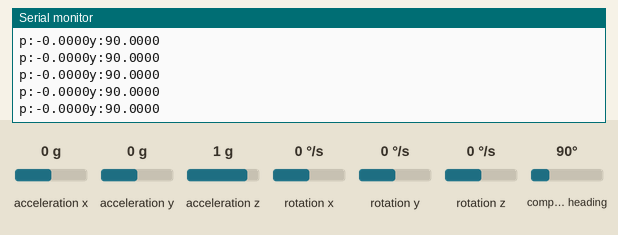
Bench run of a sketch on a simulated Arduino Uno, built with avr-gcc and run on an emulated ATmega328P. Shown: the last lines printed to the serial monitor. Inputs (shaded band) come from the test bench; at power-on: acceleration x 0 g, acceleration y 0 g, acceleration z 1 g, compass heading 90°, rotation x 0 °/s, rotation y 0 °/s, rotation z 0 °/s.

Above: at 3.2 s.
3.3 s: acceleration x set to -1.4 g
At 3.9 s:
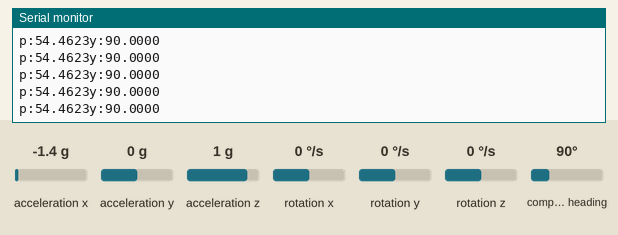
6.3 s: acceleration y set to -1.4 g
At 7.0 s:
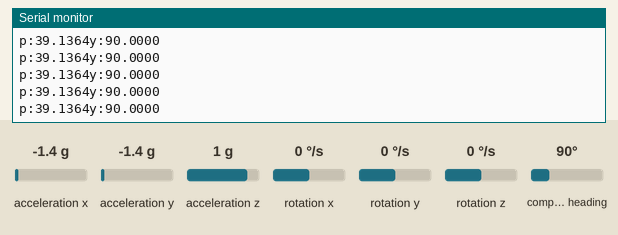
7.8 s: acceleration z set to -1.4 g
At 8.6 s:
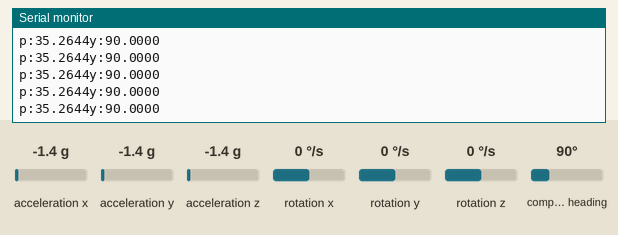
9.3 s: compass heading set to 7°
At 10.2 s:
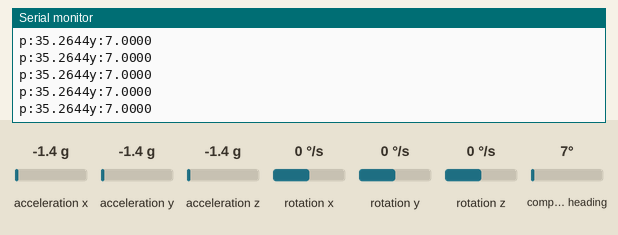
Timing chart, 0 to 11.8 s (numbered marks = the images above; inputs shaded):
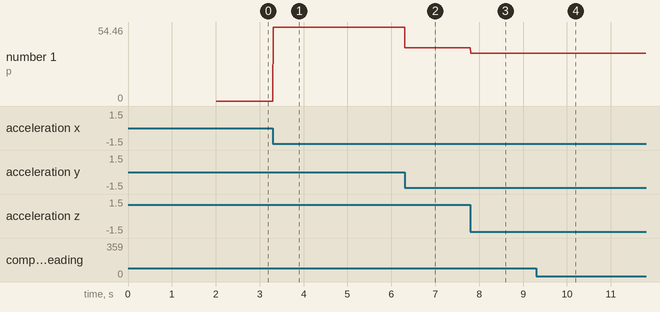

The sketch:

mpu_main.ino
```cpp
#include "MPU9250.h"

MPU9250 mpu;
void setup() {
    Serial.begin(115200);
    Wire.begin();
    delay(2000);

    mpu.setup(0x68);  // change to your own address
}

void loop() {
  if (mpu.update()) {
      Serial.println("p:" + String(mpu.getPitch(), 4)+"y:"+String(mpu.getYaw(), 4));
  }
}
```

Measured:
- after the input at 3.3 s, the serial monitor: prints a new line at once (image 1)
- after the input at 6.3 s, the serial monitor: prints a new line at once (image 2)
- after the input at 7.8 s, the serial monitor: prints a new line at once (image 3)
- after the input at 9.3 s, the serial monitor: prints a new line at once (image 4)
- plotted number 1: 0 → 54.46 after the input at 3.3 s, 54.46 → 39.14 after the input at 6.3 s, 39.14 → 35.26 after the input at 7.8 s
